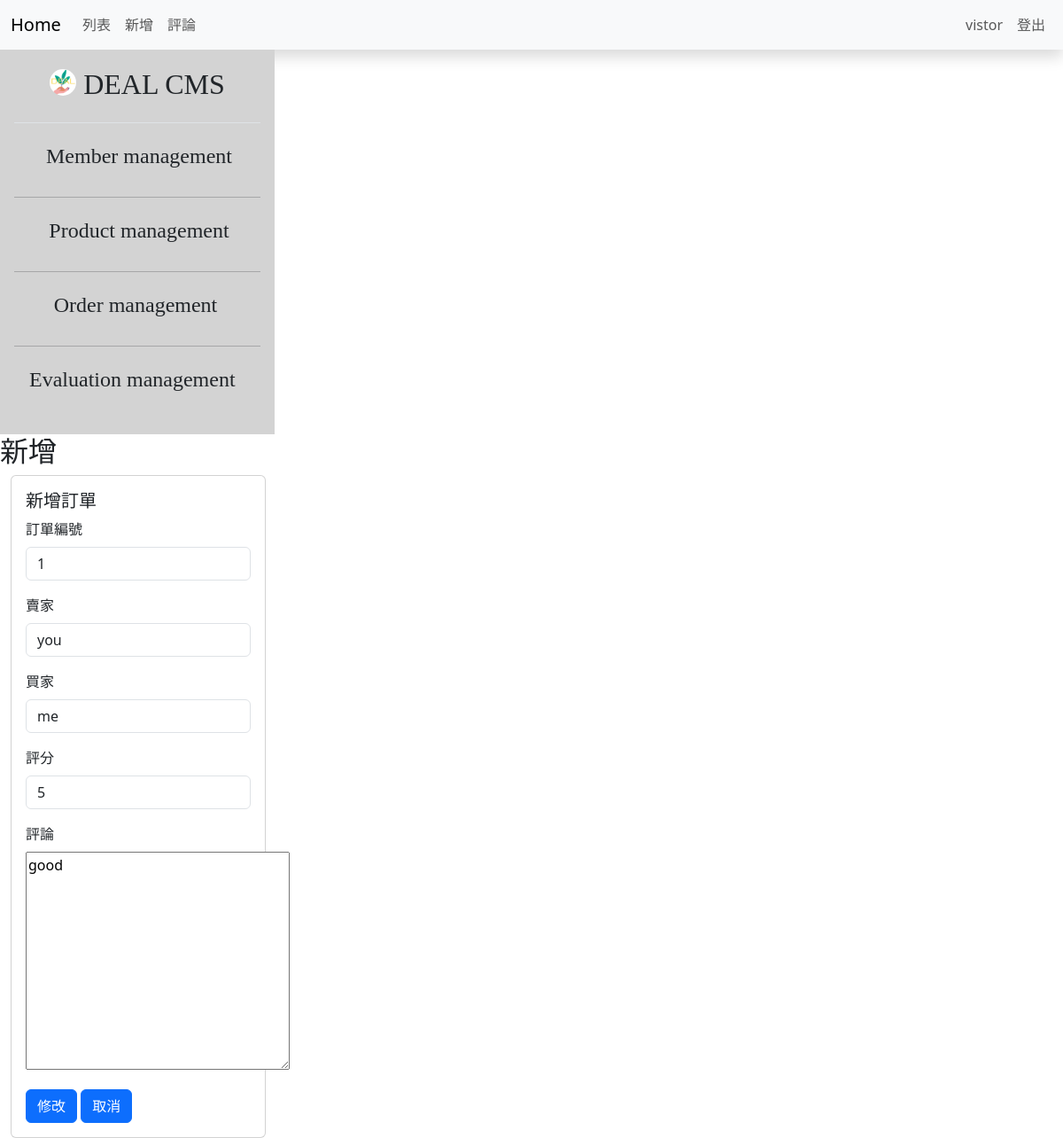
Screenshot of /eval_edit.php?sid=1 (signed in) with the database file from the repository.
### tables this page shows
CREATE TABLE `comment_fake` (
  `id` int NOT NULL,
  `order_id` int NOT NULL,
  `sellername` varchar(255) NOT NULL,
  `buyername` varchar(255) NOT NULL,
  `rate` int NOT NULL,
  `creat_at` timestamp NOT NULL,
  `comment` text NOT NULL
);

### eval_edit.php (the view, shortened to what this page needs)
<?php
require __DIR__."/parts/db_link.php";
$sid=isset($_GET["sid"])? intval($_GET["sid"]):0;
$sql="SELECT * FROM comment_fake where id=$sid";
$r=$pdo->query($sql)->fetch();
?>
<?php include __DIR__."/parts/header.php" ?>
<?php include __DIR__."/parts/navbar.php" ?>
<div class="contain">
    <div class="row">
        <div class="col-4">
<?php include __DIR__."/parts/sidebar.php"?>
</div>
<div class="contain row justify-content-center" >
	<h2>新增</h2>
	<div class="row ">
        <div class="col-6">
	<div class="card" style="width: 18rem;">
  <div class="card-body">
    <h5 class="card-title">新增訂單</h5>
	<form name="form1" id="form1" method="post" onsubmit="sendData(event)">
<div class="mb-3">
    <label for="seller" class="form-label">訂單編號 </label>
    <input type="text" class="form-control" name="order_id" id="order_id" value="<?=$r["id"]?>" readonly/>
	</div>
	<div class="mb-3">
    <label for="seller" class="form-label">賣家 </label>
    <input type="text" class="form-control" name="seller" id="seller" value="<?=$r["sellername"]?>"readonly/>
	</div>
	<div class="mb-3">
    <label for="buyer" class="form-label">買家 </label>
    <input type="text" class="form-control" name="buyer" id="buyer" value="<?=$r["buyername"]?>"readonly/>
	</div>
	<div class="mb-3">
    <label for="price" class="form-label">評分 </label>
    <input type="number" class="form-control" name="rate" id="rate" value="<?= $r["rate"]?>" min="1" max="10" />
	</div>
	<div class="mb-3">
    <label for="amount" class="form-label"> 評論 </label>
    <textarea name="comment" id="comment" cols="30" rows="10" ><?= $r["comment"]?></textarea>
	</div>
  <button type="submit" class="btn btn-primary">修改</button>
	<a href="eval_list.php"><button type="button" class="btn btn-primary">取消</button></a>
</form>
  </div>
</div>
</div></div></div></div>
	</div>
<?php include __DIR__."/parts/footer.php" ?>

### rows the page displays
comment_fake: order_id "1", seller "you", buyer "me", rate "5", comment "good"

### other values shown
$_SESSION['admin']['nickname'] "vistor"
